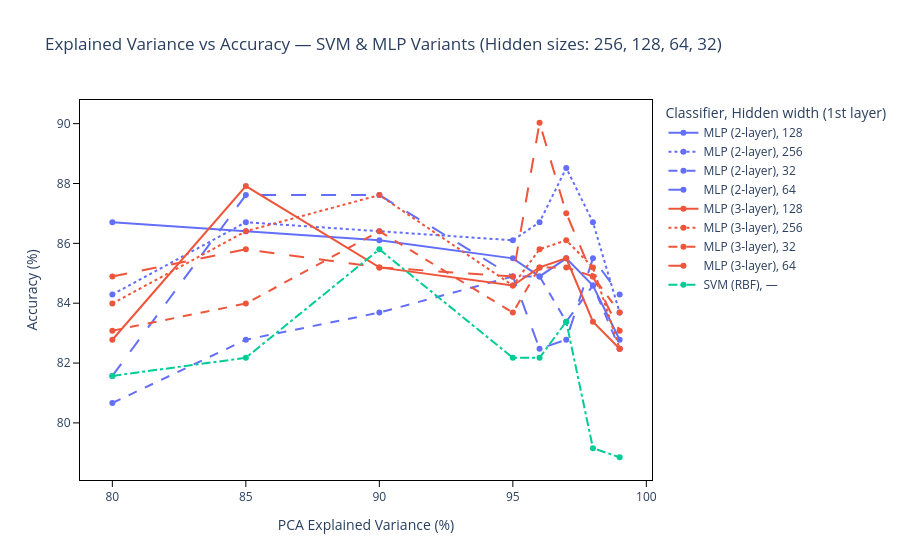

Notebook source saved alongside this figure:
### Markdown cell above
**However to compare performance on different combinations of extracted features and type of classification model used we need to create more pca objects**

### Code cell
# === PCA EV sweep with fixed nb_hidden {256,128,64,32} + loops.train/test + Plotly ===
torch.manual_seed(42)
np.random.seed(42)

explained_variances = [0.80, 0.85, 0.90, 0.95, 0.96, 0.97, 0.98, 0.99]
hidden_grid = [256, 128, 64, 32]   # fixed hidden sizes
batch_size = 32
epochs = 20
model_dir = "./final_model_paths"
os.makedirs(model_dir, exist_ok=True)

y_all = P1_df_Y.squeeze().astype(int).values
idx_all = np.arange(len(y_all))
train_idx, test_idx = train_test_split(
    idx_all, test_size=0.1,random_state=42, stratify=y_all
)

results = []

device_str = "cuda" if torch.cuda.is_available() else (
    "mps" if torch.backends.mps.is_available() else "cpu"
)

def get_input_dim(X: np.ndarray) -> int:
    # Scalar feature count even if features are not strictly 2D
    return int(np.prod(X.shape[1:]))

for ev in explained_variances:
    # PCA features via Extract_Features
    P1_PCA = Extract_Features(P1_df_X, P1_df_Y, feature="pca", explained_variance=ev)

    # Torch datasets for loops
    full_ds = P1_PCA
    train_ds = Subset(full_ds, train_idx.tolist())
    test_ds  = Subset(full_ds, test_idx.tolist())

    train_loader = DataLoader(train_ds, batch_size=batch_size, shuffle=True, drop_last=False)
    test_loader  = DataLoader(test_ds, batch_size=batch_size, shuffle=False, drop_last=False)

    # Numpy arrays for SVM + meta
    X = P1_PCA.get_samples()
    y = P1_PCA.get_labels().squeeze().astype(int)
    X_train, X_test = X[train_idx], X[test_idx]
    y_train, y_test = y[train_idx], y[test_idx]

    input_dim = get_input_dim(X_train)
    num_classes = int(np.unique(y_all).size)

    # SVM baseline
    scaler = StandardScaler()
    X_train_s = scaler.fit_transform(X_train)
    X_test_s  = scaler.transform(X_test)

    svm = SVC(kernel="rbf", C=100, gamma="scale", random_state=42)
    svm.fit(X_train_s, y_train)
    svm_acc = accuracy_score(y_test, svm.predict(X_test_s))

    results.append({
        "explained_variance": int(ev * 100),
        "model": "SVM (RBF)",
        "nb_hidden": "—",
        "accuracy": svm_acc * 100,   # store as percentage number
        "input_dim": input_dim,
        "hidden_layers": "—"
    })

    # Only MLP 2-layer and 3-layer
    for h in hidden_grid:


        common_kwargs = {
            "nb_hidden": int(h),
            "input_dim": int(input_dim),
            "output_dim": int(num_classes),
            "dropout_rate": 0.2
        }

        mlp_runs = [
            ("MLP", "MLP (1-layer)", "mlp1", [h]),
            ("MLP_2_layer", "MLP (2-layer)", "mlp2", [h, h // 2]),
            ("MLP_3_layer", "MLP (3-layer)", "mlp3", [h, h // 2, h // 4]),
        ]

        for ctor_name, pretty, tag, hidden_list in mlp_runs:
            model_ctor = globals().get(ctor_name, getattr(classify, ctor_name))
            model = model_ctor(**common_kwargs)

            model_path = os.path.join(model_dir, f"{tag}_ev{int(ev*100)}_h{h}_P1.pth")

            # Train
            buf = io.StringIO()
            with contextlib.redirect_stdout(buf):
                loops.train(
                    model=model,
                    model_path=model_path,
                    train_loader=train_loader,
                    val=False,
                    val_loader=None,
                    batch_size=batch_size,
                    lr=1e-3,
                    weight_decay=0,
                    optim="adam",
                    epochs=epochs,
                )


            # Test
            buf = io.StringIO()
            with contextlib.redirect_stdout(buf):
                test_results = loops.test(
                    model=model,
                    model_path=model_path,
                    test_loader=test_loader,
                    report=False,
                    score=True,
                    device=device_str
                )

            acc = test_results["accuracy"]

            results.append({
                "explained_variance": int(ev * 100),
                "model": pretty,
                "nb_hidden": str(h),
                "accuracy": acc * 100,
                "input_dim": input_dim,
                "hidden_layers": f"H={hidden_list}"
            })
    print(f"Finished explained variance = {int(ev * 100)}")

# ---- Results & Plot ----
df_res = (
    pd.DataFrame(results)
    .sort_values(["explained_variance", "model", "nb_hidden"])
    .reset_index(drop=True)
)

# ---- Figure dataframe (exclude MLP 1-layer only from plot) ----
df_plot = df_res[df_res["model"] != "MLP (1-layer)"].copy()

fig = px.line(
    df_plot,
    x="explained_variance",
    y="accuracy",
    color="model",
    line_dash="nb_hidden",
    markers=True,
    title="Explained Variance vs Accuracy — SVM & MLP Variants (Hidden sizes: 256, 128, 64, 32)",
    labels={
        "explained_variance": "PCA Explained Variance (%)",
        "accuracy": "Accuracy (%)",
        "model": "Classifier",
        "nb_hidden": "Hidden width (1st layer)",
    },
    hover_data={"input_dim": True, "hidden_layers": True, "accuracy": ":.2f"}
)

fig.update_layout(
    hovermode="x unified",
    plot_bgcolor="white",
    paper_bgcolor="white",
    xaxis=dict(
        automargin=True,
        showgrid=False,
        showline=True,
        linecolor="black",
        linewidth=1,
        mirror=True,
        ticks="outside",
        ticklen=6,
        tickwidth=1,
        tickcolor="black"
    ),
    yaxis=dict(
        automargin=True,
        showgrid=False,
        showline=True,
        linecolor="black",
        linewidth=1,
        mirror=True,
        ticks="outside",
        ticklen=6,
        tickwidth=1,
        tickcolor="black"
    )
)

# ---- Save figure ----
save_dir = "../assets/march_paper"
os.makedirs(save_dir, exist_ok=True)

png_path = os.path.join(save_dir, "pca_ev_sweep_accuracy.png")
html_path = os.path.join(save_dir, "pca_ev_sweep_accuracy.html")

fig.write_html(html_path)
fig.write_image(png_path, width=1400, height=800, scale=2)

print(f"Saved interactive figure to: {html_path}")
print(f"Saved static figure to: {png_path}")

fig.show()

pd.set_option("display.max_rows", None)
display(df_res)

### Figure 1 — Plotly figure (JSON) as saved in the notebook; plotly's stock layout.template omitted (floating-point values rounded to 4 significant figures)
{"data": [{"customdata": [[87, "H=[128, 64]"], [125, "H=[128, 64]"], [198, "H=[128, 64]"], [396, "H=[128, 64]"], [480, "H=[128, 64]"], [604, "H=[128, 64]"], [802, "H=[128, 64]"], [1186, "H=[128, 64]"]], "hovertemplate": "Classifier=MLP (2-layer)<br>Hidden width (1st layer)=128<br>PCA Explained Variance (%)=%{x}<br>Accuracy (%)=%{y:.2f}<br>input_dim=%{customdata[0]}<br>hidden_layers=%{customdata[1]}<extra></extra>", "legendgroup": "MLP (2-layer), 128", "line": {"color": "#636efa", "dash": "solid"}, "marker": {"symbol": "circle"}, "mode": "lines+markers", "name": "MLP (2-layer), 128", "orientation": "v", "showlegend": true, "type": "scatter", "x": [80, 85, 90, 95, 96, 97, 98, 99], "xaxis": "x", "y": [86.71, 86.4, 86.1, 85.5, 84.89, 85.5, 84.59, 82.78], "yaxis": "y"}, {"customdata": [[87, "H=[256, 128]"], [125, "H=[256, 128]"], [198, "H=[256, 128]"], [396, "H=[256, 128]"], [480, "H=[256, 128]"], [604, "H=[256, 128]"], [802, "H=[256, 128]"], [1186, "H=[256, 128]"]], "hovertemplate": "Classifier=MLP (2-layer)<br>Hidden width (1st layer)=256<br>PCA Explained Variance (%)=%{x}<br>Accuracy (%)=%{y:.2f}<br>input_dim=%{customdata[0]}<br>hidden_layers=%{customdata[1]}<extra></extra>", "legendgroup": "MLP (2-layer), 256", "line": {"color": "#636efa", "dash": "dot"}, "marker": {"symbol": "circle"}, "mode": "lines+markers", "name": "MLP (2-layer), 256", "orientation": "v", "showlegend": true, "type": "scatter", "x": [80, 85, 90, 95, 96, 97, 98, 99], "xaxis": "x", "y": [84.29, 86.71, 86.4, 86.1, 86.71, 88.52, 86.71, 83.69], "yaxis": "y"}, {"customdata": [[87, "H=[32, 16]"], [125, "H=[32, 16]"], [198, "H=[32, 16]"], [396, "H=[32, 16]"], [480, "H=[32, 16]"], [604, "H=[32, 16]"], [802, "H=[32, 16]"], [1186, "H=[32, 16]"]], "hovertemplate": "Classifier=MLP (2-layer)<br>Hidden width (1st layer)=32<br>PCA Explained Variance (%)=%{x}<br>Accuracy (%)=%{y:.2f}<br>input_dim=%{customdata[0]}<br>hidden_layers=%{customdata[1]}<extra></extra>", "legendgroup": "MLP (2-layer), 32", "line": {"color": "#636efa", "dash": "dash"}, "marker": {"symbol": "circle"}, "mode": "lines+markers", "name": "MLP (2-layer), 32", "orientation": "v", "showlegend": true, "type": "scatter", "x": [80, 85, 90, 95, 96, 97, 98, 99], "xaxis": "x", "y": [80.66, 82.78, 83.69, 84.89, 84.89, 83.38, 84.59, 82.48], "yaxis": "y"}, {"customdata": [[87, "H=[64, 32]"], [125, "H=[64, 32]"], [198, "H=[64, 32]"], [396, "H=[64, 32]"], [480, "H=[64, 32]"], [604, "H=[64, 32]"], [802, "H=[64, 32]"], [1186, "H=[64, 32]"]], "hovertemplate": "Classifier=MLP (2-layer)<br>Hidden width (1st layer)=64<br>PCA Explained Variance (%)=%{x}<br>Accuracy (%)=%{y:.2f}<br>input_dim=%{customdata[0]}<br>hidden_layers=%{customdata[1]}<extra></extra>", "legendgroup": "MLP (2-layer), 64", "line": {"color": "#636efa", "dash": "longdash"}, "marker": {"symbol": "circle"}, "mode": "lines+markers", "name": "MLP (2-layer), 64", "orientation": "v", "showlegend": true, "type": "scatter", "x": [80, 85, 90, 95, 96, 97, 98, 99], "xaxis": "x", "y": [81.57, 87.61, 87.61, 84.89, 82.48, 82.78, 85.5, 84.29], "yaxis": "y"}, {"customdata": [[87, "H=[128, 64, 32]"], [125, "H=[128, 64, 32]"], [198, "H=[128, 64, 32]"], [396, "H=[128, 64, 32]"], [480, "H=[128, 64, 32]"], [604, "H=[128, 64, 32]"], [802, "H=[128, 64, 32]"], [1186, "H=[128, 64, 32]"]], "hovertemplate": "Classifier=MLP (3-layer)<br>Hidden width (1st layer)=128<br>PCA Explained Variance (%)=%{x}<br>Accuracy (%)=%{y:.2f}<br>input_dim=%{customdata[0]}<br>hidden_layers=%{customdata[1]}<extra></extra>", "legendgroup": "MLP (3-layer), 128", "line": {"color": "#EF553B", "dash": "solid"}, "marker": {"symbol": "circle"}, "mode": "lines+markers", "name": "MLP (3-layer), 128", "orientation": "v", "showlegend": true, "type": "scatter", "x": [80, 85, 90, 95, 96, 97, 98, 99], "xaxis": "x", "y": [82.78, 87.92, 85.2, 84.59, 85.2, 85.5, 83.38, 82.48], "yaxis": "y"}, {"customdata": [[87, "H=[256, 128, 64]"], [125, "H=[256, 128, 64]"], [198, "H=[256, 128, 64]"], [396, "H=[256, 128, 64]"], [480, "H=[256, 128, 64]"], [604, "H=[256, 128, 64]"], [802, "H=[256, 128, 64]"], [1186, "H=[256, 128, 64]"]], "hovertemplate": "Classifier=MLP (3-layer)<br>Hidden width (1st layer)=256<br>PCA Explained Variance (%)=%{x}<br>Accuracy (%)=%{y:.2f}<br>input_dim=%{customdata[0]}<br>hidden_layers=%{customdata[1]}<extra></extra>", "legendgroup": "MLP (3-layer), 256", "line": {"color": "#EF553B", "dash": "dot"}, "marker": {"symbol": "circle"}, "mode": "lines+markers", "name": "MLP (3-layer), 256", "orientation": "v", "showlegend": true, "type": "scatter", "x": [80, 85, 90, 95, 96, 97, 98, 99], "xaxis": "x", "y": [83.99, 86.4, 87.61, 84.59, 85.8, 86.1, 85.2, 82.48], "yaxis": "y"}, {"customdata": [[87, "H=[32, 16, 8]"], [125, "H=[32, 16, 8]"], [198, "H=[32, 16, 8]"], [396, "H=[32, 16, 8]"], [480, "H=[32, 16, 8]"], [604, "H=[32, 16, 8]"], [802, "H=[32, 16, 8]"], [1186, "H=[32, 16, 8]"]], "hovertemplate": "Classifier=MLP (3-layer)<br>Hidden width (1st layer)=32<br>PCA Explained Variance (%)=%{x}<br>Accuracy (%)=%{y:.2f}<br>input_dim=%{customdata[0]}<br>hidden_layers=%{customdata[1]}<extra></extra>", "legendgroup": "MLP (3-layer), 32", "line": {"color": "#EF553B", "dash": "dash"}, "marker": {"symbol": "circle"}, "mode": "lines+markers", "name": "MLP (3-layer), 32", "orientation": "v", "showlegend": true, "type": "scatter", "x": [80, 85, 90, 95, 96, 97, 98, 99], "xaxis": "x", "y": [83.08, 83.99, 86.4, 83.69, 85.2, 85.2, 84.89, 83.69], "yaxis": "y"}, {"customdata": [[87, "H=[64, 32, 16]"], [125, "H=[64, 32, 16]"], [198, "H=[64, 32, 16]"], [396, "H=[64, 32, 16]"], [480, "H=[64, 32, 16]"], [604, "H=[64, 32, 16]"], [802, "H=[64, 32, 16]"], [1186, "H=[64, 32, 16]"]], "hovertemplate": "Classifier=MLP (3-layer)<br>Hidden width (1st layer)=64<br>PCA Explained Variance (%)=%{x}<br>Accuracy (%)=%{y:.2f}<br>input_dim=%{customdata[0]}<br>hidden_layers=%{customdata[1]}<extra></extra>", "legendgroup": "MLP (3-layer), 64", "line": {"color": "#EF553B", "dash": "longdash"}, "marker": {"symbol": "circle"}, "mode": "lines+markers", "name": "MLP (3-layer), 64", "orientation": "v", "showlegend": true, "type": "scatter", "x": [80, 85, 90, 95, 96, 97, 98, 99], "xaxis": "x", "y": [84.89, 85.8, 85.2, 84.89, 90.03, 87.01, 84.89, 83.08], "yaxis": "y"}, {"customdata": [[87, "—"], [125, "—"], [198, "—"], [396, "—"], [480, "—"], [604, "—"], [802, "—"], [1186, "—"]], "hovertemplate": "Classifier=SVM (RBF)<br>Hidden width (1st layer)=—<br>PCA Explained Variance (%)=%{x}<br>Accuracy (%)=%{y:.2f}<br>input_dim=%{customdata[0]}<br>hidden_layers=%{customdata[1]}<extra></extra>", "legendgroup": "SVM (RBF), —", "line": {"color": "#00cc96", "dash": "dashdot"}, "marker": {"symbol": "circle"}, "mode": "lines+markers", "name": "SVM (RBF), —", "orientation": "v", "showlegend": true, "type": "scatter", "x": [80, 85, 90, 95, 96, 97, 98, 99], "xaxis": "x", "y": [81.57, 82.18, 85.8, 82.18, 82.18, 83.38, 79.15, 78.85], "yaxis": "y"}], "layout": {"hovermode": "x unified", "legend": {"title": {"text": "Classifier, Hidden width (1st layer)"}, "tracegroupgap": 0}, "paper_bgcolor": "white", "plot_bgcolor": "white", "title": {"text": "Explained Variance vs Accuracy — SVM & MLP Variants (Hidden sizes: 256, 128, 64, 32)"}, "xaxis": {"anchor": "y", "automargin": true, "domain": [0, 1], "linecolor": "black", "linewidth": 1, "mirror": true, "showgrid": false, "showline": true, "tickcolor": "black", "ticklen": 6, "ticks": "outside", "tickwidth": 1, "title": {"text": "PCA Explained Variance (%)"}}, "yaxis": {"anchor": "x", "automargin": true, "domain": [0, 1], "linecolor": "black", "linewidth": 1, "mirror": true, "showgrid": false, "showline": true, "tickcolor": "black", "ticklen": 6, "ticks": "outside", "tickwidth": 1, "title": {"text": "Accuracy (%)"}}}}
